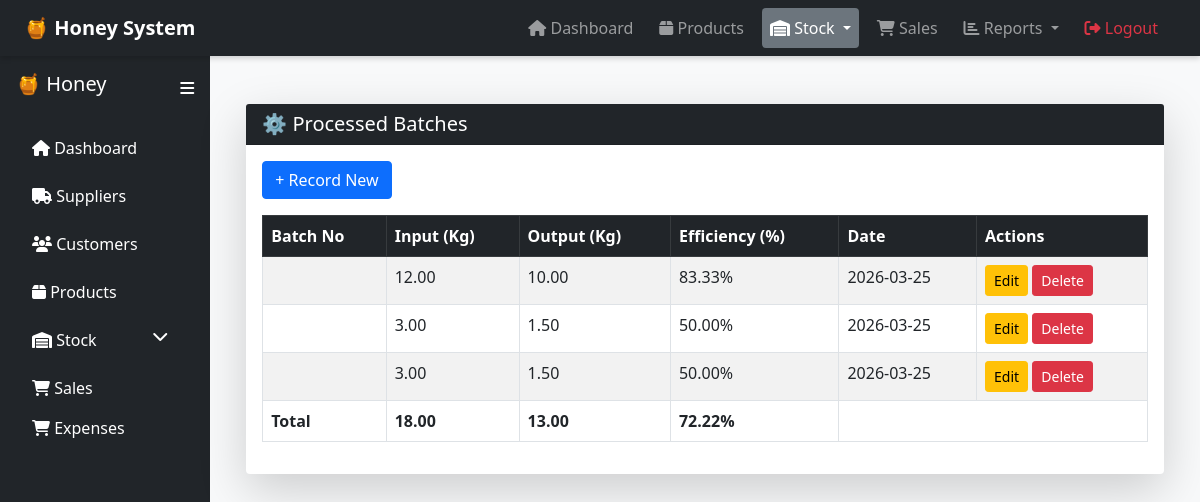
Page /stock/processed/index.php on the earlier database version.
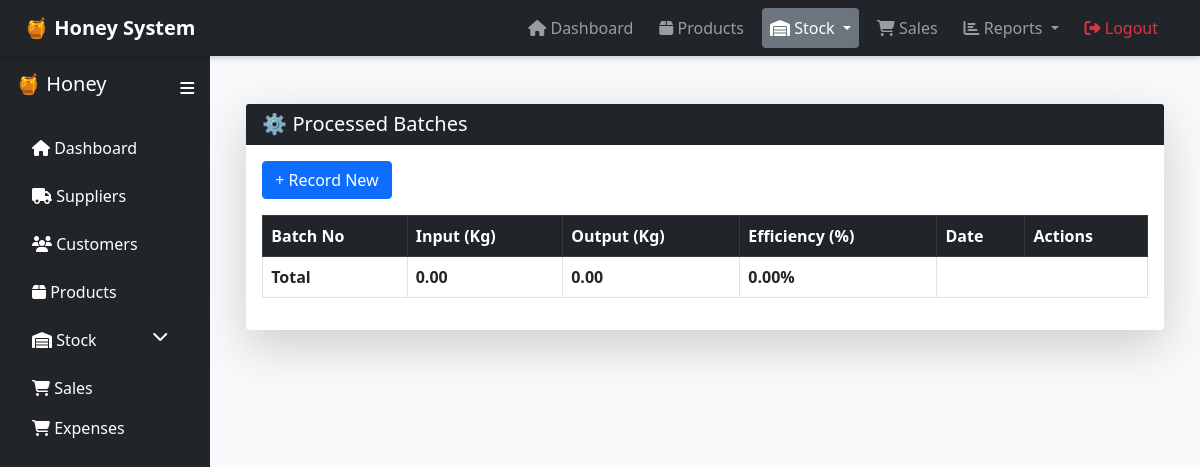
Same page on the later database version.
### tables this page shows
CREATE TABLE `processingbatch` (
  `BatchID` int(11) NOT NULL,
  `InputQuantityKg` decimal(10,2) DEFAULT NULL,
  `OutputQuantityKg` decimal(10,2) DEFAULT NULL,
  `ProcessingDate` date DEFAULT NULL,
  `Status` varchar(50) DEFAULT NULL,
  `BatchNo` varchar(50) DEFAULT NULL
);

### stock/processed/index.php (the view, shortened to what this page needs)
<?php
include("../../includes/layout.php");
include("../../config/db.php");
?>
<div class="container mt-4">
<div class="card shadow-lg border-0">
<div class="card-header bg-dark text-white">
    <h5 class="mb-0">⚙️ Processed Batches</h5>
</div>
<div class="card-body">
<a href="create.php" class="btn btn-primary mb-3">+ Record New</a>
<table id="table" class="table table-bordered table-striped">
<thead class="table-dark">
<tr>
    <th>Batch No</th>
    <th>Input (Kg)</th>
    <th>Output (Kg)</th>
    <th>Efficiency (%)</th>
    <th>Date</th>
    <th>Actions</th>
</tr>
</thead>
<tbody>
<?php
$sql = "SELECT * FROM processingbatch ORDER BY ProcessingDate DESC";
$stmt = $conn->prepare($sql);
$stmt->execute();
$totalInput = 0;
$totalOutput = 0;
foreach($stmt->fetchAll(PDO::FETCH_ASSOC) as $row):
$input = $row['InputQuantityKg'];
$output = $row['OutputQuantityKg'];
$efficiency = $input > 0 ? ($output / $input) * 100 : 0;
$totalInput += $input;
$totalOutput += $output;
?>
<tr>
    <td><?= $row['BatchNo'] ?></td>
    <td><?= number_format($input,2) ?></td>
    <td><?= number_format($output,2) ?></td>
    <td><?= number_format($efficiency,2) ?>%</td>
    <td><?= $row['ProcessingDate'] ?></td>
   <td>
    <a href="edit.php?id=<?= $row['BatchID'] ?>" class="btn btn-warning btn-sm">Edit</a>
    <a href="delete.php?id=<?= $row['BatchID'] ?>" class="btn btn-danger btn-sm" onclick="return confirm('Delete this record?')">Delete</a>
</td>
</tr>
<?php endforeach; ?>
</tbody>
<tfoot>
<tr>
    <th>Total</th>
    <th><?= number_format($totalInput,2) ?></th>
    <th><?= number_format($totalOutput,2) ?></th>
    <th>
        <?php
        $totalEff = $totalInput > 0 ? ($totalOutput / $totalInput) * 100 : 0;
        echo number_format($totalEff,2) . "%";
        ?>
    </th>
    <th colspan="2"></th>
</tr>
</tfoot>
</table>
</div>
</div>
</div>
<?php include("../../includes/footer.php"); ?>

Differences in the rows shown:
removed processingbatch: InputQuantityKg "12.00", OutputQuantityKg "10.00", efficiency "83.33", ProcessingDate "2026-03-25"
removed processingbatch: InputQuantityKg "3.00", OutputQuantityKg "1.50", efficiency "50.00", ProcessingDate "2026-03-25"
removed processingbatch: InputQuantityKg "3.00", OutputQuantityKg "1.50", efficiency "50.00", ProcessingDate "2026-03-25"
Other differences:
$totalInput: "18.00" → "0.00"
$totalOutput: "13.00" → "0.00"
$totalEff: "72.22" → "0.00"
